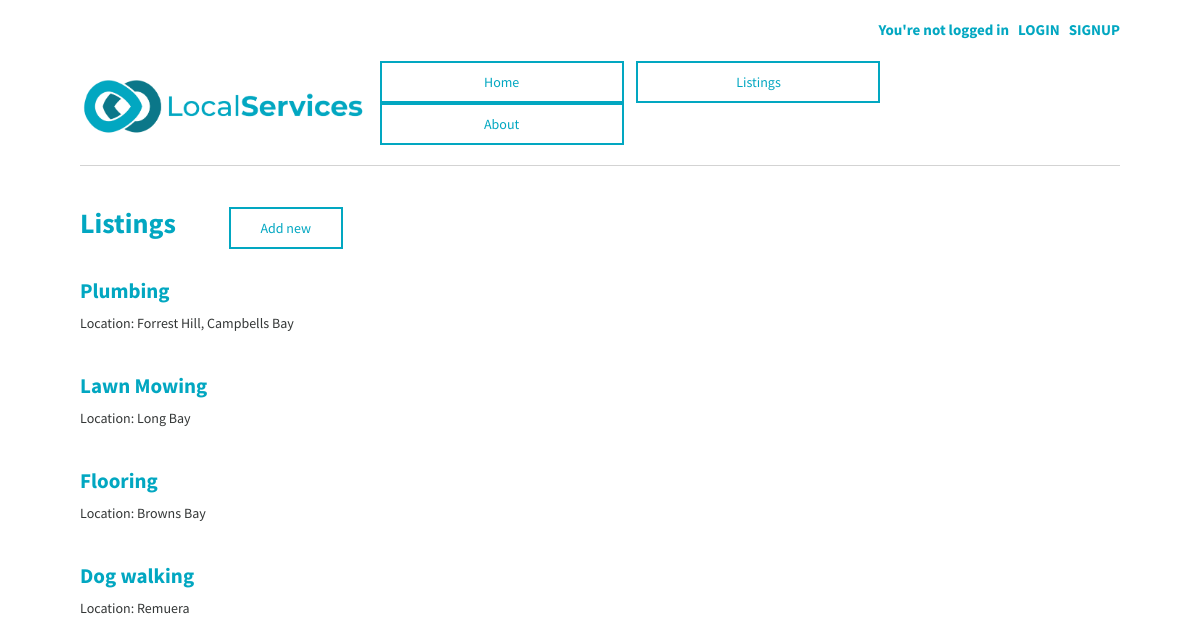
/classifieds/, run on an earlier commit of the app's database.
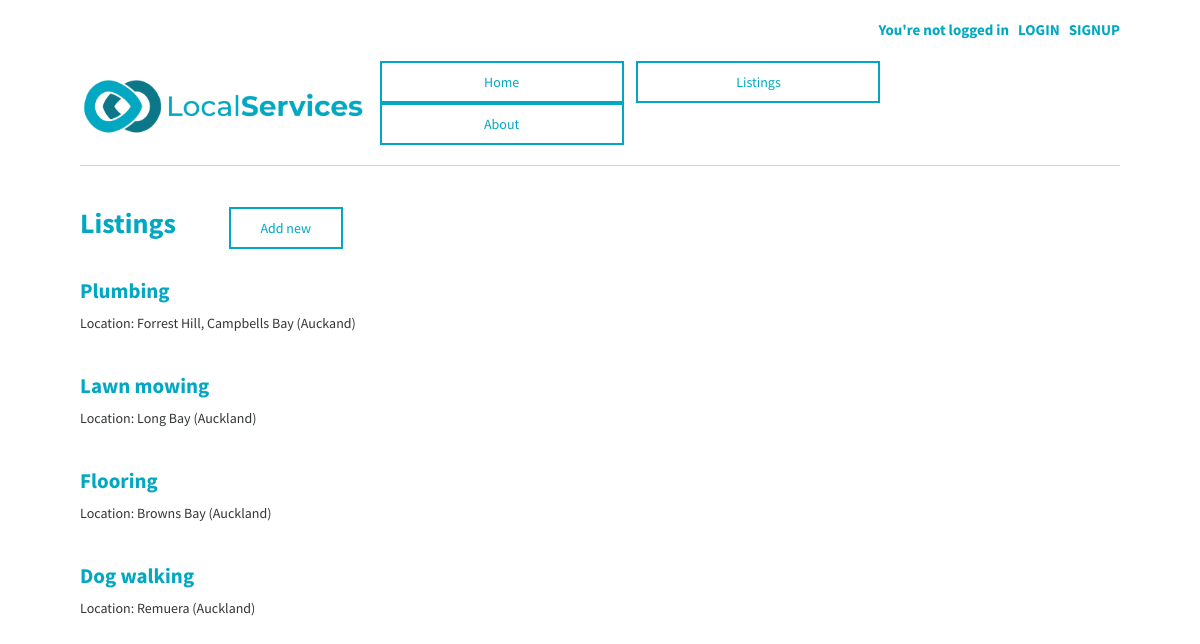
And on a later commit of the database.
### LocalServicesBoard/models.py (models this page shows, shortened)
class Classified (models.Model):
    title = models.CharField(max_length=100)
    body = models.TextField(max_length=300)
    area = models.TextField(max_length=50)
    author = models.ForeignKey(settings.AUTH_USER_MODEL, on_delete=models.CASCADE)
    phone = models.CharField (max_length=30, default="")
    date = models.DateTimeField(default=datetime.now, blank=True)

### LocalServicesBoard/views.py (the view)
# urls.py: path("classifieds/", ClassifiedsListView.as_view(), name = "classifieds"),
class ClassifiedsListView(ListView):
    model = Classified
    template_name = "classifieds.html"

### templates/classifieds.html
{% extends "base.html" %} {% block content %}
    <div class="listings">
        <h1>Listings</h1>
        <a href="{% url 'classified_new' %}" class="button-add">Add new</a>
    </div>
{% for classified in classified_list %}
<div class="tour-entry">
    <h2><a href=" {% url 'classified_detail' classified.pk %} " >{{classified.title}}</a></h2>
    <p>Location: {{classified.area}}</p>
</div>
{% endfor %}
{% endblock content %}

### templates/base.html (shortened to what this page needs)
{% load static %}
<!DOCTYPE html>
<html lang="en">
<head>
    <link rel="stylesheet" href="{% static 'css/base.css' %}">
</head>
<body>
    {% if user.is_authenticated %}
    <h5> Hi, {{user.first_name}} &nbsp <a href="{% url 'logout' %}" >LOG OUT</a></h5>
    {% else %}
    <h5>You're not logged in &nbsp <a href="{% url 'login' %}" >LOGIN</a> &nbsp <a href="{% url 'signup' %}">SIGNUP</a></h5>
    {% endif %}
    <br>
    <header>
        <p1><img src="{% static 'images/localServicesLogo.png' %}" alt="logo-image" height="60" ></p1>
        <div>
            <a href="{% url 'home' %}" class="button-base">Home</a>
            <a href="{% url 'classifieds' %}" class="button-base">Listings</a>
            <a href="{% url 'about' %}" class="button-base">About</a>
        </div>
    </header>
{% block content %} {% endblock content %}
</body>
</html>

### static/css/base.css (style rules this page uses)
body { font-family: 'Source Sans Pro', sans-serif; font-size: 14px; text-decoration: none; margin: 20px 80px 20px 80px; }
header { border-bottom: 1px solid lightgrey; margin-bottom: 20px; padding-bottom: 20px; display: flex; text-decoration: none; align-items: flex-end; justify-content: space-between; }
p1 { color: #02A7C1; text-decoration: none; font-size: 30px; font-weight: bold; margin-top: 20px; }
.button-base { border: 2px solid #02A7C1; min-width: 200px; display: inline-block; text-align: center; padding: 10px 20px; margin-left: 10px; background-color: white; color: #02A7C1 !important; cursor: pointer; }
.button-add { border: 2px solid #02A7C1 !important; min-width: 70px !important; display: inline-block; text-align: center; padding: 10px 20px; margin-left: 50px; margin-right: 0px; background-color: white; color: #02A7C1 !important; cursor: pointer; }
a { color: #02A7C1; text-decoration: none; margin-left: 0px; margin-top: 0px; }
.tour-entry h2 { color: #02A7C1; text-decoration: none; }
.tour-entry p { margin-bottom: 40px; }
h5 { text-align: right; text-decoration: none; color: #02A7C1; font-size: 15px; font-weight: bold; margin: 0px; }
p { color: #333636; margin-bottom: 3px; margin-top: 3px; }
h2 { margin-bottom: 10px; }
h1 { font-weight: bold; color: #02A7C1; }
.listings h1 { display: inline-block; }

What changed in the data, as far as the page shows it:
changed Classified "Plumbing": area "Forrest Hill, Campbells Bay" → "Forrest Hill, Campbells Bay (Auckand)"
changed Classified: title "Lawn Mowing" → "Lawn mowing"; area "Long Bay" → "Long Bay (Auckland)"
changed Classified "Flooring": area "Browns Bay" → "Browns Bay (Auckland)"
changed Classified "Dog walking": area "Remuera" → "Remuera (Auckland)"
